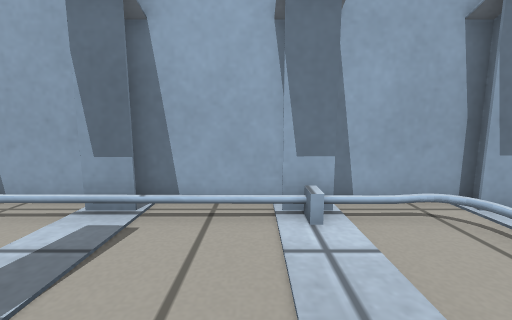
View 1 (above)

21 first-person views from a walk through a world built for the Gazebo simulator. The camera is 0.41 m above the floor, tilts 8° down and sees 90° across. The floor is counted in squares, 0.2 m on a side. Each view is taken from the middle of a square. On the plan, view 1 faces up. The plan holds only what a view shows up to about 16 squares ahead; the rest is blank.

View 2
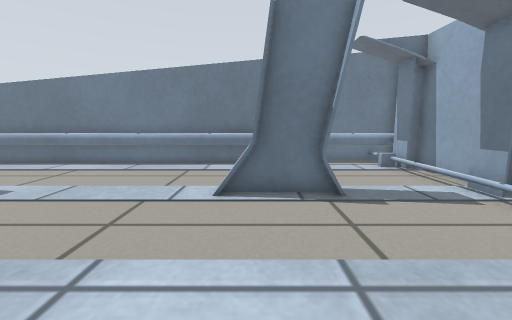

View 3
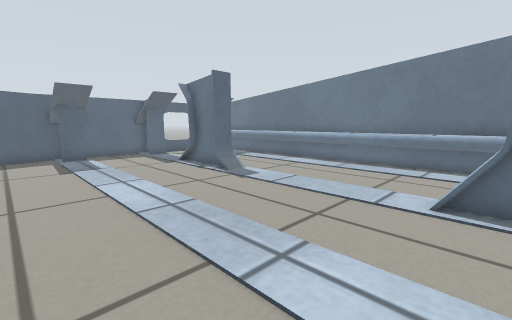

View 4
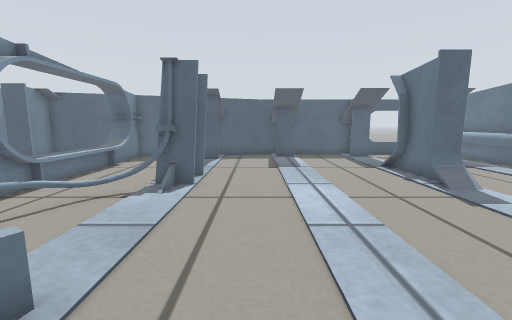

View 5
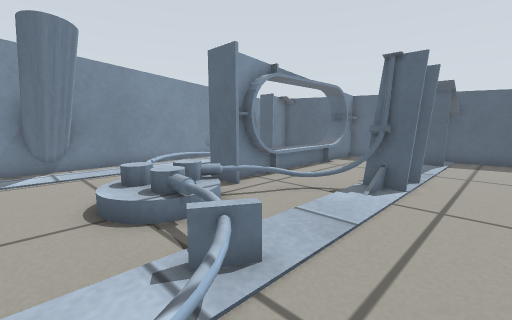

View 6
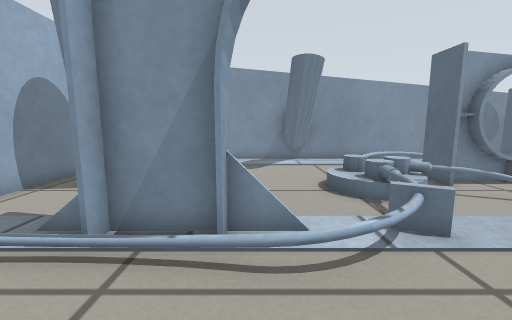

View 7
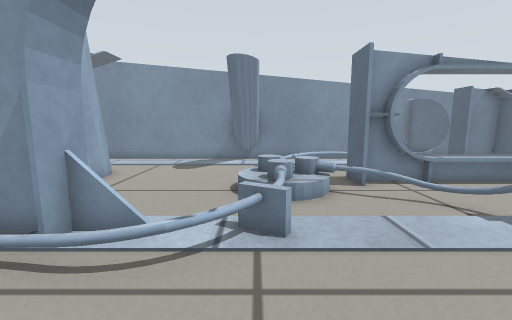

View 8
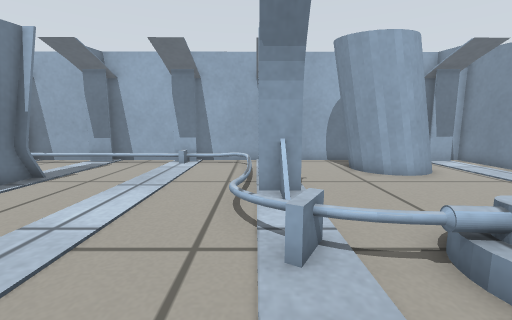

View 9
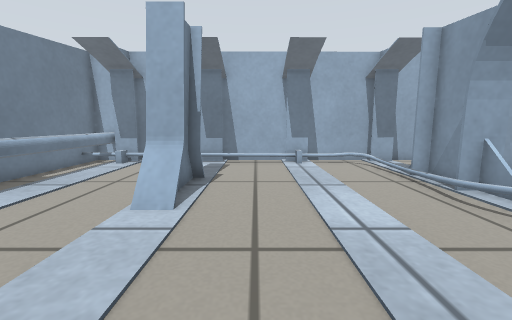

View 10
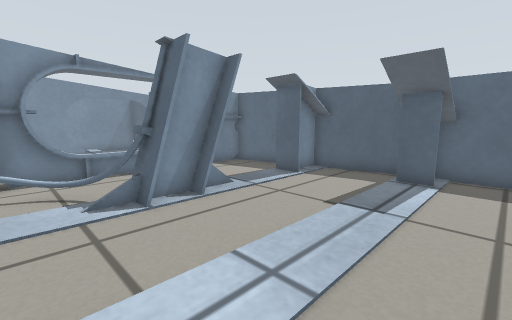

View 11
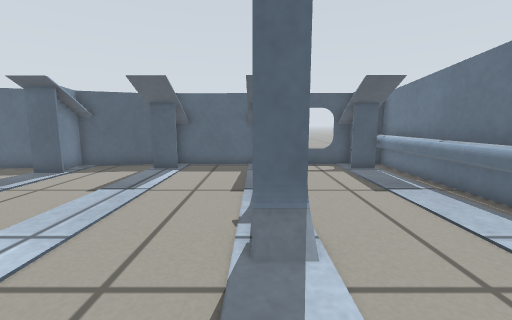

View 12
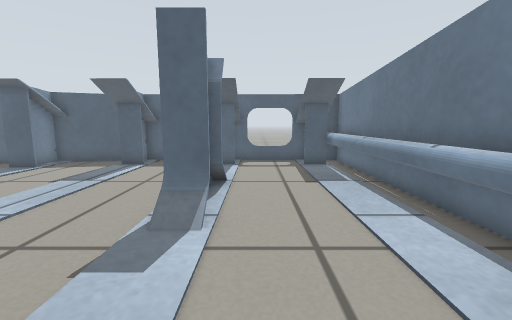

View 13
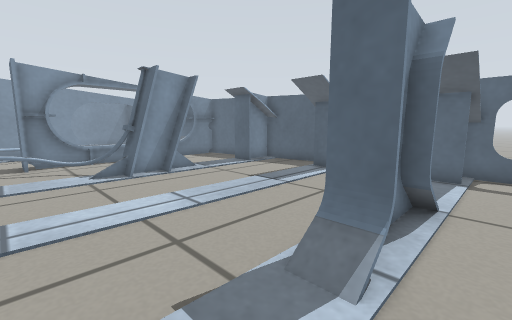

View 14
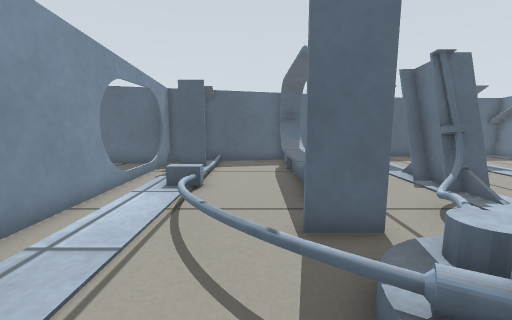

View 15
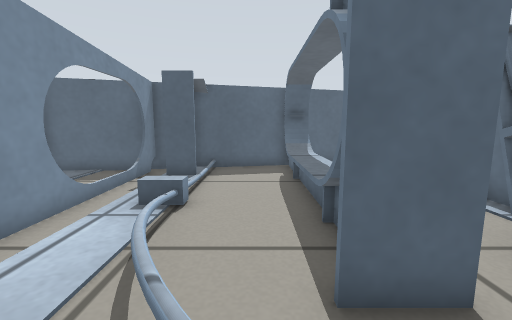

View 16
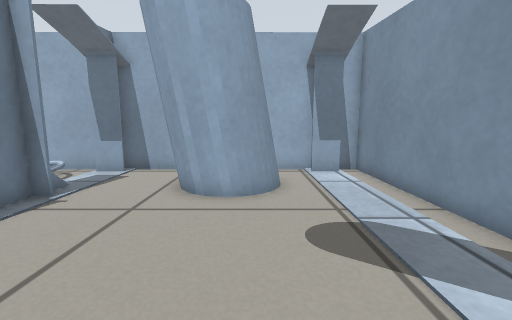

View 17
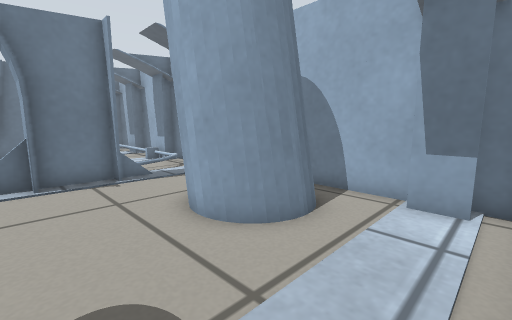

View 18
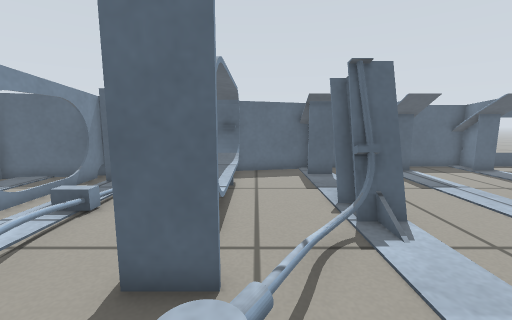

View 19
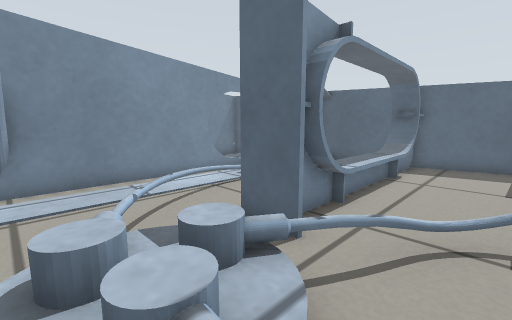

View 20
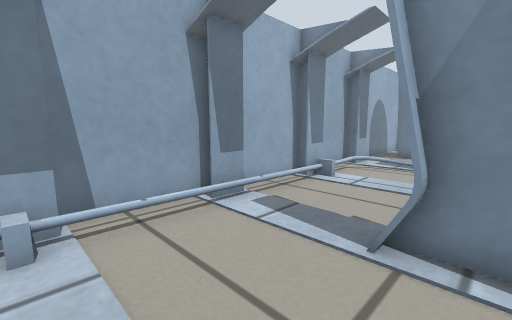

View 21
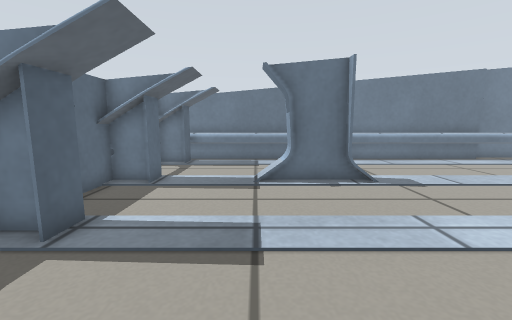

### Floor plan
Key: @ floor where view 1 was taken; # wall or solid block; x gap in a wall; . main floor; : floor 0.05 m higher than the main floor; + floor 0.1 m higher than the main floor; / step, stairs or slope; = window, fence, low wall or low ledge; T thing the floor can be seen under or through.
Columns run from 10 left of view 1 to 19 right of it. Each row starts with its distance up from view 1.
  7 ############################
  6 ###...##...##..##........#.#
  5 #=/#...............####....#
  4 ##.................#=##=...#
  3 ##.................#=##....#
  2  #..............#...##.....#
  1  #.....#........#..........#
  0  #.....#..@....##..........#
 -1  #....##.......#=..........#
 -2  #....==......#............#
 -3  #.............=........####
 -4  #..............=.///...####
 -5  #...............==//=.....#
 -6  #................/=/.=....#
 -7  #.................=...=...#
 -8  #................=.##.=...#
 -9  #..................=#..=..#
-10  #....//........==..=#..+..#
-11  #..../#.......##...=#..=/.#
-12  #.....#.......##...=#../..#
-13  #....##.......##...=#../..#
-14  #....##............=#..:..#.
-15  #..................=#..:#.x.
-16  ###.. #... T..  ...##../#.###
-17   ##.. #...TT..##...#..#####
-18    #..##...TT..##.######
-19    #..##...########
-20        #####

Positions as (right, up) in squares from view 1, and headings:
1: (0, 0), facing up
2: (4, -1), facing left
3: (4, -1), facing down-left
4: (3, -2), facing down
5: (3, -2), facing down-right
6: (1, -1), facing right
7: (1, -4), facing right
8: (5, -8), facing up
9: (-1, -8), facing up
10: (-1, -8), facing down-right
11: (-3, -6), facing down
12: (-5, -5), facing down
13: (-5, -7), facing down-right
14: (12, -3), facing down
15: (12, -5), facing down
16: (12, -5), facing up
17: (16, -1), facing up-left
18: (9, -4), facing down
19: (7, -4), facing down-right
20: (-8, 0), facing up-right
21: (6, -14), facing left
